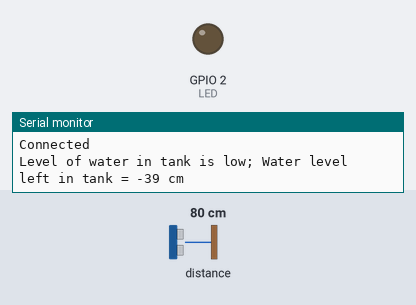
The sketch below on a simulated ESP8266 (NodeMCU). On the bench: output pins drawn as LEDs (lit = HIGH), the last lines printed to the serial monitor. Wiring (inferred from the names in the program): ultrasonic range finder: trigger GPIO 4; echo GPIO 0. The inputs (shaded band) are chosen by the test bench; at power-on: distance to the obstacle 80 cm. The echo pulse lasts 58.3 µs per cm; WiFi joins after 1.5 s; servers stay silent unless stated; web services answer with replies made up by the test bench; pins used as bus, display or sensor lines are not drawn.

Above: at 5.7 s.
5.8 s: distance to the obstacle set to 17 cm
14.0 s: distance to the obstacle set to 14 cm
At 15.0 s:
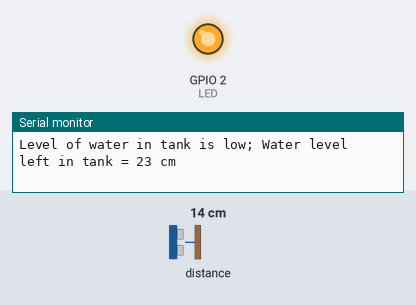
18.2 s: distance to the obstacle set to 18 cm
At 20.1 s:
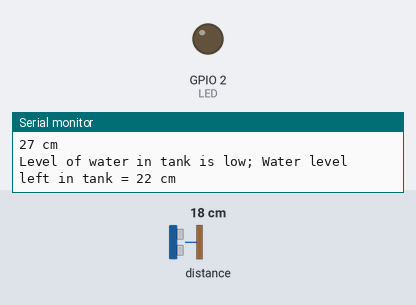
26.4 s: distance to the obstacle set to 2 cm
At 28.1 s:
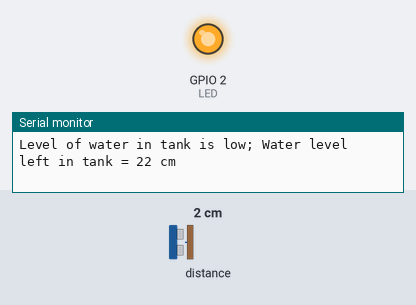
Timing chart, 0 to 29.6 s (numbered marks = the images above; inputs shaded):
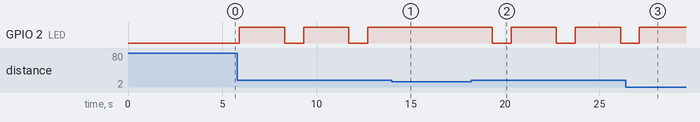

The sketch:

ultrasonic_with_mail.ino
```cpp
#include <ESP8266WiFi.h>
#include <CircularBuffer.h>
WiFiClient client;
CircularBuffer<int, 10> buffer;

#include <ESP8266HTTPClient.h>

String thingSpeakAddress= "http://api.thingspeak.com/update?";
String writeAPIKey;
String tsfield1Name;
String request_string;

HTTPClient http;

String MakerIFTTT_Key ;
;String MakerIFTTT_Event;
char *append_str(char *here, String s) {  int i=0; while (*here++ = s[i]){i++;};return here-1;}
char *append_ul(char *here, unsigned long u) { char buf[20]; return append_str(here, ultoa(u, buf, 10));}
char post_rqst[256];char *p;char *content_length_here;char *json_start;int compi;

char* ssid = "ips";
char* password = "123456789";

int trigPin = 4;   // Trigger D2
int echoPin = 0;   // Echo D3
int LED = 2;       // LED D4
long duration, depth, level;
long tankHeight = 40, threshold = 25;
int flag = 0;
float avg = 0.0;
int sum = 0;
void setup() {
  // UltraSonic and LED setup
  Serial.begin (9600);
  pinMode(trigPin, OUTPUT);
  pinMode(echoPin, INPUT);
  pinMode(LED, OUTPUT);

  // WiFi Setup
   WiFi.disconnect();
   Serial.println("Start");
   delay(3000);
   WiFi.begin(ssid, password);
   while ((!(WiFi.status() == WL_CONNECTED))){
    delay(300);
  }
  Serial.println("Connected");
}

void loop() {
  // The sensor is triggered by a HIGH pulse of 10 or more microseconds.
  digitalWrite(trigPin, LOW);
  delayMicroseconds(5);
  digitalWrite(trigPin, HIGH);
  delayMicroseconds(100);
  digitalWrite(trigPin, LOW);

  //pinMode(echoPin, INPUT);
  duration = pulseIn(echoPin, HIGH); // duration is the time (in microseconds)

  // Convert the time into a distance
  depth = (duration/2) * 0.0343;     // Divide by 29.1 or multiply by 0.0343
  level = tankHeight - depth;

  // Thingspeak
  if (client.connect("api.thingspeak.com",80)) {
      request_string = thingSpeakAddress;
      request_string += "key=";
      request_string += "N777UBX1A7R13CS1";
      request_string += "&";
      request_string += "field1";
      request_string += "=";
      request_string += String(level);
      http.begin(request_string);
      http.GET();
      http.end();

    }


  if(level <= threshold && flag != 1)
  {
    Serial.print("Level of water in tank is low; Water level left in tank = ");
    Serial.print(level);
    Serial.println(" cm");
    if(!buffer.isFull())
    {
      buffer.push(level);
    }
    else
    {
      flag = 1;
    }

    //Toggle LED
    digitalWrite(LED, LOW);      // Turn the LED on (Note that LOW is the voltage level)
    delay(1000);                // Wait for a second
    digitalWrite(LED, HIGH);   // Turn the LED off by making the voltage HIGH
    delay(1000);

  }
  else if(flag == 1)
  {
    //using index_t = decltype(buffer)::index_t;
    for(int k = 0;k<buffer.size();k++)
    {
      sum += buffer.shift();
    }
    avg = sum / buffer.size();
     if (client.connect("maker.ifttt.com",80)) {
    MakerIFTTT_Key ="nwwSl0jKutX5PneM3jgs9NRPORXehBHqiiN3VHJvEao";
    MakerIFTTT_Event ="notify";
      Serial.println("Mail");
      Serial.println(buffer.first());
    p = post_rqst;
    p = append_str(p, "POST /trigger/");
    p = append_str(p, MakerIFTTT_Event);
    p = append_str(p, "/with/key/");
    p = append_str(p, MakerIFTTT_Key);
    p = append_str(p, " HTTP/1.1\r\n");
    p = append_str(p, "Host: maker.ifttt.com\r\n");
    p = append_str(p, "Content-Type: application/json\r\n");
    p = append_str(p, "Content-Length: ");
    content_length_here = p;
    p = append_str(p, "NN\r\n");
    p = append_str(p, "\r\n");
    json_start = p;
    p = append_str(p, "{\"value1\":\"");
    p = append_str(p, "PPC Roof Top");
    p = append_str(p, "\",\"value2\":\"");
    p = append_str(p, "User");
    p = append_str(p, "\",\"value3\":\"");
    p = append_str(p, String(level)); //circular buffer avg
    p = append_str(p, "\"}");

    compi= strlen(json_start);
    content_length_here[0] = '0' + (compi/10);
    content_length_here[1] = '0' + (compi%10);
    client.print(post_rqst);
    flag = 0;
  }

  }
  else
  {
    Serial.print(level);
    Serial.println(" cm");
    digitalWrite(LED, HIGH);
  }
  delay(1000);
}
```

Measured:
- the behaviour switches between 16 and 15 cm on distance to the obstacle (found by bisection; images 0 and 1)
- after the input at 14.0 s, GPIO 2 (LED): stays HIGH (without the input it goes to LOW after 1.1 s)
- after the input at 18.2 s, GPIO 2 (LED): alternates HIGH for 2.4 s and LOW for 1.0 s, starting after 1.1 s
- after the input at 26.4 s, GPIO 2 (LED): goes on until 27.1 s, then stays HIGH
- by itself, GPIO 2 (LED): alternates HIGH for 2.4 s and LOW for 1.0 s
